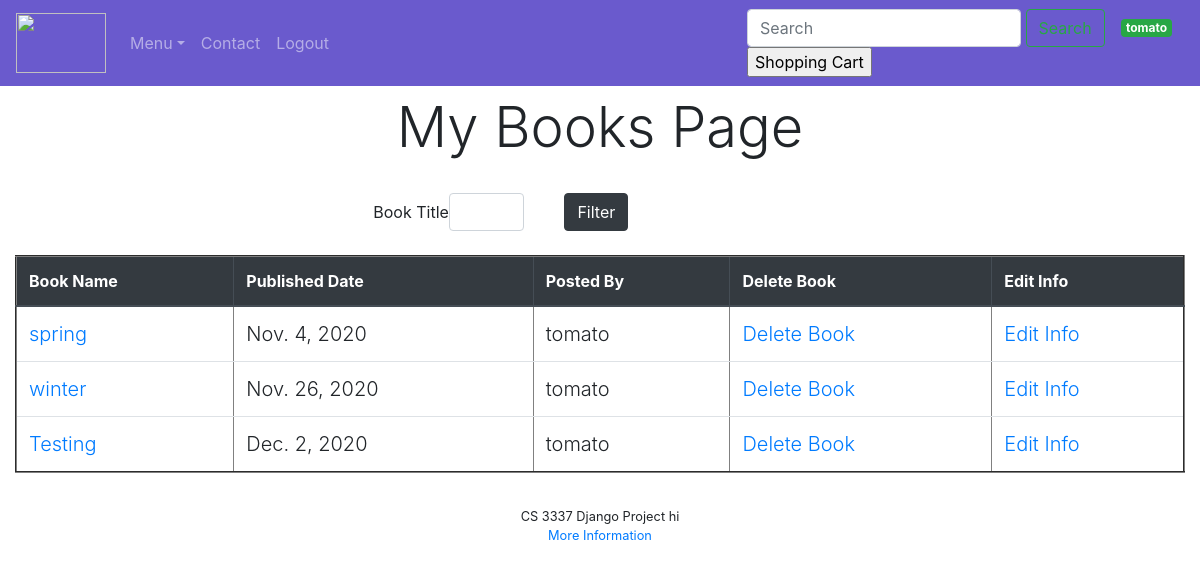
/mybooks (signed in), run on an earlier commit of the app's database.
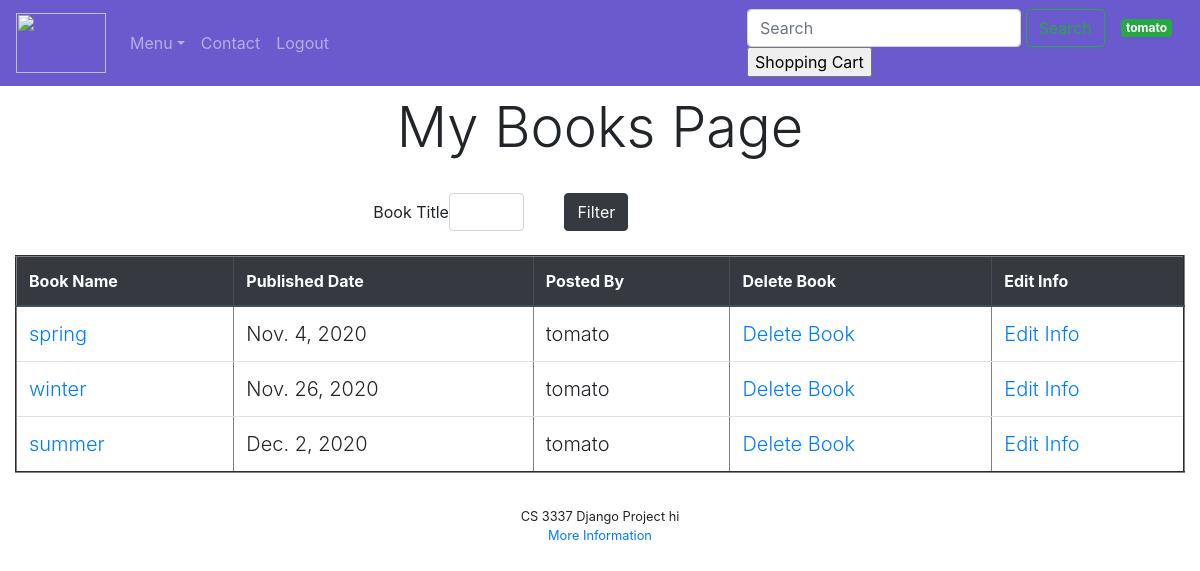
And on a later commit of the database.
### bookMng/models.py (models this page shows, shortened)
class Book(models.Model):
    name = models.CharField(max_length=200)
    web = models.URLField(max_length=200)
    price = models.DecimalField(decimal_places=2, max_digits=6)
    publishdate = models.DateField(auto_now=True)
    picture = models.FileField(upload_to='bookEx/static/uploads')
    pic_path = models.CharField(max_length=300, editable=False, blank=True)
    username = models.ForeignKey(User, blank=True, null=True, on_delete=models.CASCADE)

### bookMng/views.py (the view)
# urls.py: path('mybooks', views.mybooks, name='mybooks'),
@login_required(login_url=reverse_lazy('login'))
def mybooks(request):
    books = Book.objects.filter(username=request.user)
    myFilter = MyBooksFilter(request.GET, queryset=books)
    books = myFilter.qs
    return render(request,
                  'bookMng/mybooks.html',
                  {
                      'item_list': MainMenu.objects.all(),
                      'books': books,
                      'myFilter': myFilter
                  }
                  )

### bookEx/templates/bookMng/mybooks.html (shortened to what this page needs)
{% extends "base.html" %}
{% load static %}
{% block content %}
<div class="container-fluid">
    <div class="container " align="center">
        <div>
            <h1 align="center" class="display-4 mx-auto my-auto px-3 py-2"> My Books Page </h1>
        </div>
    </div>
    {% include 'bookMng/filterbooks.html' %}
     <table class="table table-hover mx-auto my-4" id="my-books-table" align="center" border="2" width="800">
            <thead class="thead-dark">
            <tr>
                <th scope="col"> Book Name</th>
                <th scope="col"> Published Date</th>
                <th scope="col">Posted By</th>
                <th scope="col">Delete Book</th>
                <th scope="col">Edit Info</th>
            </tr>
            </thead>
            {% for book in books %}
                <tr>
                    <td class="lead">
                        <a href="book_detail/{{ book.id }}" align="">
                            {{ book.name }}
                        </a>
                    </td>
                    <td class="lead">{{ book.publishdate }}</td>
                    <td class="lead">
                        {{ book.username }}
                    </td>
                    <td class="lead">
                        <a href="book_delete/{{ book.id }}">Delete Book</a>
                    </td>
                    <td class="lead">
                        <a href="edit_info/{{ book.id }}">Edit Info</a>
                    </td>
                </tr>
            {% endfor %}
     </table>
</div>
{% endblock content %}

What changed in the data, as far as the page shows it:
no longer on this page (row edited): Book: name "Testing", publishdate "Dec. 2, 2020", username "tomato"
now on this page (row edited): Book: name "summer", publishdate "Dec. 2, 2020", username "tomato"
